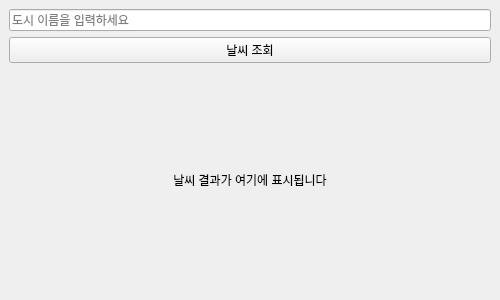
<?xml version="1.0" encoding="UTF-8"?>  <!--xml 버전과 글자 버전 종류-->
<ui version="4.0">                      <!-- ui 버전-->
 <class>MainWindow</class>              <!-- 클래스의 이름 -->
 <widget class="QMainWindow" name="MainWindow">  <!-- <widget> : UI의 한 요소(위젯)를 나타냄 / class="QMainWindow" : 이 위젯의 타입이 QMainWindow 이라는 것을 말함 / 이 객체의 이름(식별자)입니다.-->
  <property name="geometry">  <!--Qt Designer에서 만든 UI 위젯(버튼, 창, 라벨 등)의 위치와 크기를 정의하는 속성이며 그 이름을 정의 하는 것 -->
   <rect>
    <x>0</x>  <!-- 위치 x 값-->
    <y>0</y>  <!-- 위치 y 값-->
    <width>500</width>  <!-- 넓이 값-->
    <height>300</height> <!-- 높이 값-->
   </rect>
  </property>
  <property name="windowTitle">
   <string>Weather App</string>
  </property>
  <widget class="QWidget" name="centralwidget">
   <layout class="QVBoxLayout" name="verticalLayout">
    <item>
     <widget class="QLineEdit" name="city_input">
      <property name="placeholderText">
       <string>도시 이름을 입력하세요</string>
      </property>
     </widget>
    </item>
    <item>
     <widget class="QPushButton" name="btn_weather">
      <property name="text">
       <string>날씨 조회</string>
      </property>
     </widget>
    </item>
    <item>
     <widget class="QLabel" name="result_label">
      <property name="text">
       <string>날씨 결과가 여기에 표시됩니다</string>
      </property>
      <property name="alignment">
       <set>Qt::AlignCenter</set>
      </property>
     </widget>
    </item>
   </layout>
  </widget>
 </widget>
 <resources/>
 <connections/>
</ui>
